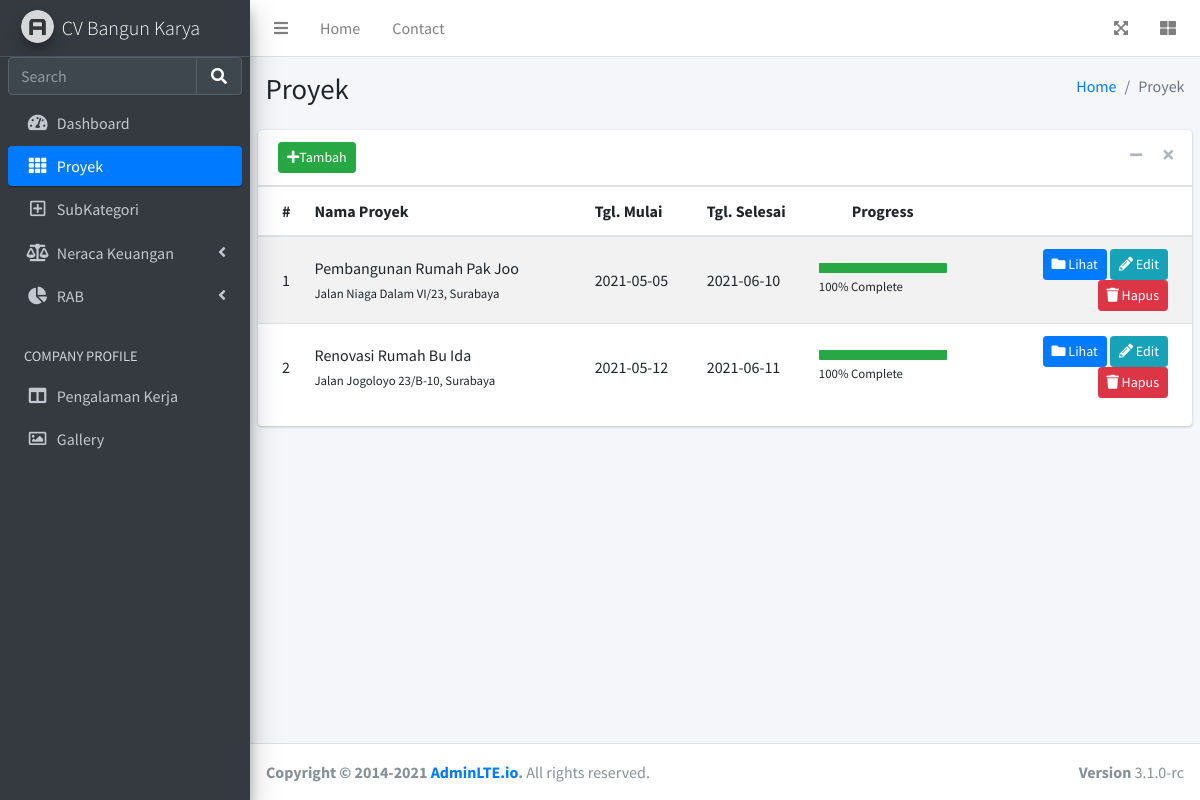
/proyek, run on an earlier commit of the app's database.
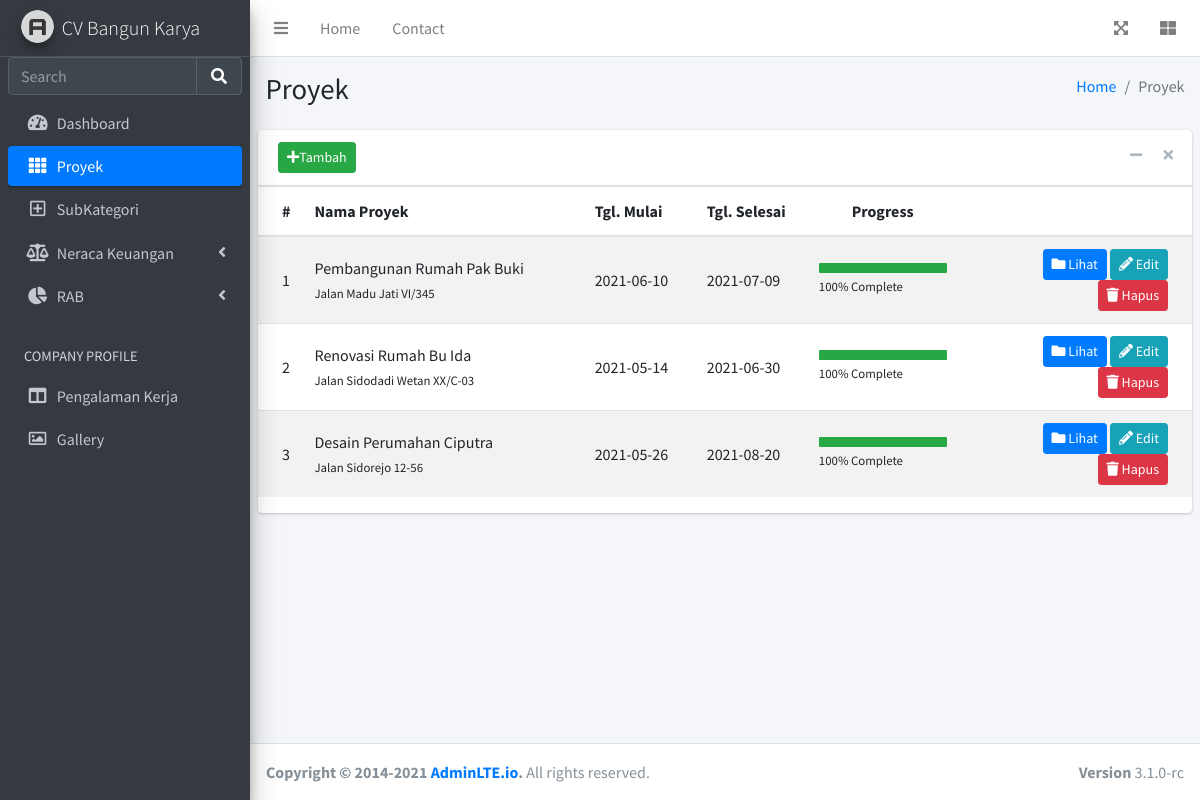
And on a later commit of the database.
### app.py (models this page shows)
class Proyek(db.Model):
    id = db.Column(db.Integer, primary_key=True)
    nama_proyek = db.Column(db.String(100), nullable=False)
    lokasi = db.Column(db.String(200), nullable=False)
    nama_klien = db.Column(db.String(100), nullable=False)
    no_hp = db.Column(db.String(20), nullable=False)
    tgl_mulai = db.Column(db.String(20), nullable=False)
    tgl_selesai = db.Column(db.String(20), nullable=False)
    date_created = db.Column(db.DateTime, default=datetime.utcnow)

### app.py (the view)
@app.route('/proyek', methods=['POST', 'GET'])
def proyek():
    if request.method == 'POST':
        new_task = Proyek(
            nama_proyek=request.form['nama_proyek'],
            lokasi=request.form['lokasi'],
            nama_klien=request.form['nama_klien'],
            no_hp=request.form['no_hp'],
            tgl_mulai=request.form['tgl_mulai'],
            tgl_selesai=request.form['tgl_selesai']
            )
        try:
            db.session.add(new_task)
            db.session.commit()
            flash('Data Proyek Berhasil Ditambahkan', 'bg-success')
            return redirect('/proyek')
        except:
            flash('Data Proyek Tidak Berhasil Ditambahkan', 'bg-danger')
            return 'Error input data'
    else:
        tasks = Proyek.query.order_by(Proyek.date_created).all()
        return render_template('proyek/proyek.html', proyeks = tasks)

### templates/proyek/proyek.html (shortened to what the changed rows need)
{% extends 'base.html' %}
{% block body %}
<div class="content-wrapper">
    <section class="content-header">
      <div class="container-fluid">
        <div class="row mb-2">
          <div class="col-sm-6">
            <h1>Proyek</h1>
          </div>
        </div>
      </div>
    </section>
    <section class="content">
      <div class="card">
        <div class="card-body p-0">
          <div class="table-responsive">
          <table class="table table-striped projects">
              <thead>
                  <tr>
                      <th style="width: 2%">
                          #
                      </th>
                      <th style="width: 30%">
                          Nama Proyek
                      </th>
                      <th style="width: 12%" hi>
                          Tgl. Mulai
                      </th>
                      <th style="width: 12%">
                          Tgl. Selesai
                      </th>
                      <th class="text-center">
                          Progress
                      </th>
                      <th style="width: 25%">
                      </th>
                  </tr>
              </thead>
              <tbody>
                  {% for proyek in proyeks %}
                  <tr>
                      <td>
                          {{ proyek.id }}
                      </td>
                      <td>
                          <a>
                              {{ proyek.nama_proyek }}
                          </a>
                          <br/>
                          <small>
                              {{ proyek.lokasi }}
                          </small>
                      </td>
                      <td>
                        {{ proyek.tgl_mulai }}
                      </td>
                      <td>
                        {{ proyek.tgl_selesai }}
                      </td>
                      <td class="project_progress">
                        <div class="progress progress-sm">
                              <div class="progress-bar bg-green" role="progressbar" aria-valuenow="100" aria-valuemin="0" aria-valuemax="100" style="width: 100%">
                              </div>
                          </div>
                          <small>
                              100% Complete
                          </small>
                      </td>
                      <td class="project-actions text-right">
                          <a class="btn btn-primary btn-sm" href="/proyek/{{ proyek.id }}">
                              <i class="fas fa-folder">
                              </i>
                              Lihat
                          </a>
                          <a class="btn btn-info btn-sm" href="/proyek/edit/{{ proyek.id }}">
                              <i class="fas fa-pencil-alt">
                              </i>
                              Edit
                          </a>
                          <a class="btn btn-danger btn-sm" href="/proyek/delete/{{ proyek.id }}">
                              <i class="fas fa-trash">
                              </i>
                              Hapus
                          </a>
                      </td>
                  </tr>
                  {% endfor %}
              </tbody>
          </table>
          </div>
        </div>
      </div>
    </section>
  </div>
{% endblock %}

What changed in the data, as far as the page shows it:
changed Proyek id 1: nama_proyek "Pembangunan Rumah Pak Joo" → "Pembangunan Rumah Pak Buki"; lokasi "Jalan Niaga Dalam VI/23, Surabaya" → "Jalan Madu Jati VI/345"; tgl_mulai "2021-05-05" → "2021-06-10"; tgl_selesai "2021-06-10" → "2021-07-09"
changed Proyek "Renovasi Rumah Bu Ida": lokasi "Jalan Jogoloyo 23/B-10, Surabaya" → "Jalan Sidodadi Wetan XX/C-03"; tgl_mulai "2021-05-12" → "2021-05-14"; tgl_selesai "2021-06-11" → "2021-06-30"
added Proyek: id "3", nama_proyek "Desain Perumahan Ciputra", lokasi "Jalan Sidorejo 12-56", tgl_mulai "2021-05-26", tgl_selesai "2021-08-20"
